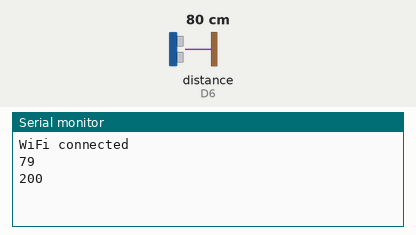
A sketch run on a simulated ESP8266 (NodeMCU). Parts: the last lines printed to the serial monitor. Wiring (inferred from the names in the program): ultrasonic range finder: trigger D5; echo D6. Inputs (shaded band) come from the test bench; at power-on: distance to the obstacle (sensor on D6) 80 cm. The echo pulse lasts 58.3 µs per cm; WiFi joins after 1.5 s; servers stay silent unless stated; uploads are accepted with an empty reply.

Above: at 2.7 s.
2.8 s: distance to the obstacle (sensor on D6) set to 2 cm
At 7.3 s:
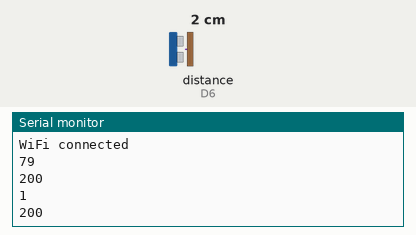
8.6 s: distance to the obstacle (sensor on D6) set to 4 cm
At 12.5 s:
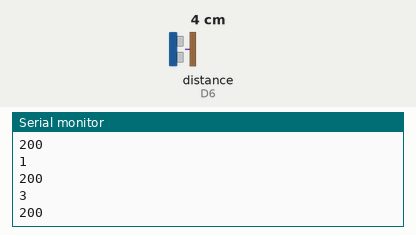
Timing chart, 0 to 14.0 s (numbered marks = the images above; inputs shaded):
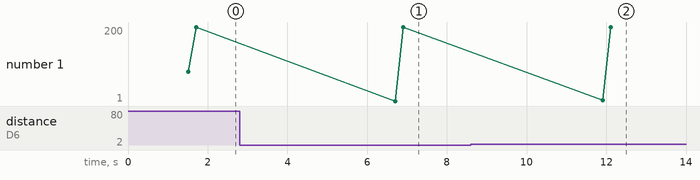

Measured:
- after the input at 2.8 s, the serial monitor: prints a new line after 3.9 s (image 1)
- after the input at 8.6 s, the serial monitor: prints a new line after 3.3 s (image 2)

The sketch:

e11_distance_cloud.ino
```cpp
#include <ESP8266WiFi.h>
#include <ESP8266HTTPClient.h>
#include <WiFiClientSecure.h>

void setup() {
  Serial.begin(115200);
  pinMode(D5, OUTPUT);   // Trig
  pinMode(D6, INPUT);    // Echo
  WiFi.begin("Your_SSID", "Your_PASSWORD");
  while (WiFi.status() != WL_CONNECTED) delay(500);
  Serial.println("WiFi connected");
}

void loop() {
  digitalWrite(D5, HIGH);
  delayMicroseconds(10);
  digitalWrite(D5, LOW);
  int distance = pulseIn(D6, HIGH) * 0.034 / 2;
  Serial.println(distance);

  WiFiClientSecure client;
  client.setInsecure();
  HTTPClient http;
  http.begin(client, "https://your-project-default-rtdb.firebaseio.com/distance.json");
  Serial.println(http.PUT(String(distance)));   // 200 = saved
  http.end();
  delay(5000);
}
```
